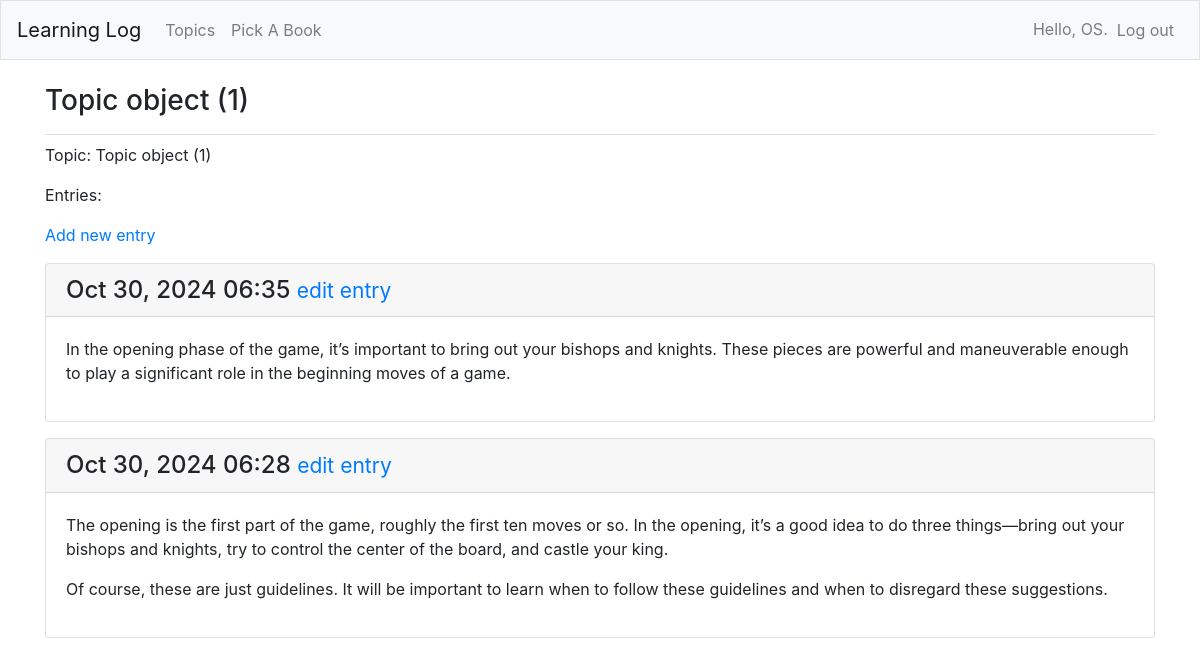
The page /topics/1/ (signed in) on the database its author committed.
### new_learning_logs/models.py (models this page shows, shortened)
class Topic(models.Model):
    text = models.CharField(max_length=200)
    date_added = models.DateTimeField(auto_now_add=True)
    owner = models.ForeignKey(User, on_delete=models.CASCADE)

class Entry(models.Model):
    topic = models.ForeignKey(Topic, on_delete=models.CASCADE)
    text = models.TextField()
    date_added = models.DateTimeField(auto_now_add=True)
    class Meta:
        verbose_name_plural = 'entries'

### new_learning_logs/views.py (the view)
# urls.py: path('topics/<int:topic_id>/', views.topic, name='topic'),
@login_required
def topic(request, topic_id):
    topic = Topic.objects.get(id=topic_id)
    if topic.owner != request.user:
        raise Http404
    entries = topic.entry_set.order_by('-date_added')
    context = {'topic': topic, 'entries': entries}
    return render(request, 'new_learning_logs/topic.html', context)

### new_learning_logs/templates/new_learning_logs/topic.html
{% extends 'new_learning_logs/base.html' %}
{% block page_header %}
 <h3>{{ topic }}</h3>
{% endblock page_header %}
{% block content %}
 <p>Topic: {{ topic }}</p>
<p>Entries:</p>
<p>
    <a href='{% url 'new_learning_logs:new_entry' topic.id %}'>Add new entry</a>
</p>
{% for entry in entries %}
    <div class='card mb-3'>
        <h4 class='card-header'>
            {{ entry.date_added|date:'M d, Y H:i' }}
            <small><a href='{% url 'new_learning_logs:edit_entry' entry.id %}'>
                edit entry</a></small>
        </h4>
        <div class="card-body">
        {{ entry.text|linebreaks }}
        </div>
    </div>
    {% empty %}
    <li>There are no entries for this topic yet.</li>
    {% endfor %}
{% endblock content %}

### new_learning_logs/templates/new_learning_logs/base.html (shortened to what this page needs)
{% load bootstrap4 %}
<!doctype html>
<html lang='en'>
<head>
    {% bootstrap_css %}
</head>
<body>
    <nav class="navbar navbar-expand-md navbar-light bg-light mb-4 border">
        <a class="navbar-brand" href="{% url 'new_learning_logs:index' %}">
            Learning Log</a>
        <div class="collapse navbar-collapse" id="navbarCollapse">
            <ul class="navbar-nav mr-auto">
                <li class="nav-item">
                    <a class="nav-link" href="{% url 'new_learning_logs:topics' %}">
                        Topics</a>
                </li>
                <li class="nav-item">
                    <a class="nav-link" href="{% url 'new_learning_logs:read_pdf' %}">Pick A Book</a>
                </li>
            </ul>
            <ul class="navbar-nav ml-auto">
                {% if user.is_authenticated %}
                <li class="nav-item">
                    <span class="navbar-text">Hello, {{ user.username }}.</span>
                </li>
                <li class="nav-item">
                    <form action="{% url 'regs:logout' %}" method="post" style="display:inline;">
                        <button type="submit" class="nav-link btn btn-link">Log out</button>
                    </form>
                </li>
                {% endif %}
            </ul>
        </div>
    </nav>
    <main role="main" class="container">
        <div class="pb-2 mb-2 border-bottom">
            {% block page_header %}{% endblock page_header %}
        </div>
        <div>
            {% block content %}{% endblock content %}
        </div>
    </main>
</body>
</html>

### rows shown on the page
Topic: id "Topic object (1)"
Entry: date_added "Oct 30, 2024 06:35", text "In the opening phase of the game, it’s important to bring out your bishops and knights. These pieces are powerful and maneuverable enough to play a significant role in the beginning moves of a game."
Entry: date_added "Oct 30, 2024 06:28", text "The opening is the first part of the game, roughly the first ten moves or so. In the opening, it’s a good idea to do three things—bring out your bishops and knights, try to control the center of the board, and castle your king. Of course, these are just guidelines. It will be important to learn when to follow these guidelines and when to disregard these suggestions."

### other values the page prints
{{ user.username }} "OS"
